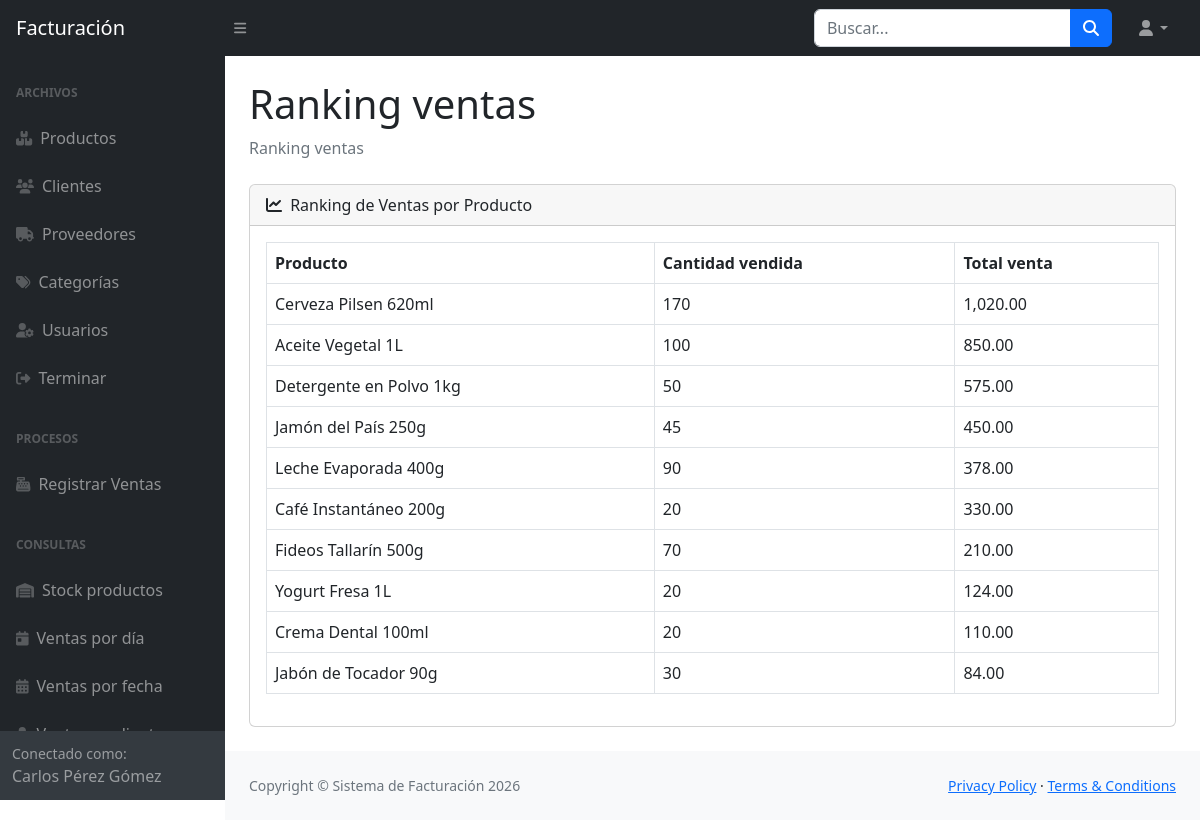
The page /vista/ranking.php (signed in) on the database its author committed.
### tables this page shows
CREATE TABLE `productos` (
  `idproducto` varchar(10) NOT NULL,
  `idproveedor` varchar(3) DEFAULT NULL,
  `nomproducto` varchar(128) DEFAULT NULL,
  `unimed` varchar(15) DEFAULT NULL,
  `stock` int(11) DEFAULT NULL,
  `cosuni` decimal(10,4) DEFAULT NULL,
  `preuni` decimal(10,4) DEFAULT NULL,
  `idcategoria` char(2) DEFAULT NULL,
  `estado` char(1) DEFAULT NULL
);

### vista/common.php (called while the page is built, shortened)
<?php
function safe($text) {
    return htmlspecialchars($text, ENT_QUOTES, 'UTF-8');
}
function fetchRows($mysqli, $sql, $types = '', $params = []) {
    $stmt = $mysqli->prepare($sql);
    $stmt->execute();
    $result = $stmt->get_result();
    $rows = [];
    while ($row = $result->fetch_assoc()) {
        $rows[] = $row;
    }
    return $rows;
}

### vista/ranking.php (the view, shortened to what this page needs)
<?php
require_once 'common.php';
$topRows = fetchRows($mysqli, 'SELECT p.idproducto, p.nomproducto, SUM(d.cant) AS total_cantidad, SUM(d.cant*d.preuni) AS total_venta FROM detallefactura d LEFT JOIN productos p ON d.idproducto = p.idproducto GROUP BY p.idproducto ORDER BY total_venta DESC LIMIT 20');
require 'header.php';
?>
                        <div class="card mb-4">
                            <div class="card-header">
                                <i class="fas fa-chart-line me-1"></i>
                                Ranking de Ventas por Producto
                            </div>
                            <div class="card-body">
                                <div class="table-responsive">
                                    <table class="table table-bordered" id="datatablesSimple">
                                        <thead>
                                            <tr>
                                                <th>Producto</th>
                                                <th>Cantidad vendida</th>
                                                <th>Total venta</th>
                                            </tr>
                                        </thead>
                                        <tbody>
                                            <?php foreach ($topRows as $row): ?>
                                                <tr>
                                                    <td><?php echo safe($row['nomproducto']); ?></td>
                                                    <td><?php echo safe($row['total_cantidad']); ?></td>
                                                    <td><?php echo number_format($row['total_venta'], 2); ?></td>
                                                </tr>
                                            <?php endforeach; ?>
                                        </tbody>
                                    </table>
                                </div>
                            </div>
                        </div>
<?php require 'footer.php'; ?>

### rows shown on the page
productos: nomproducto "Cerveza Pilsen 620ml", total_cantidad "170", total_venta "1,020.00"
productos: nomproducto "Aceite Vegetal 1L", total_cantidad "100", total_venta "850.00"
productos: nomproducto "Detergente en Polvo 1kg", total_cantidad "50", total_venta "575.00"
productos: nomproducto "Jamón del País 250g", total_cantidad "45", total_venta "450.00"
productos: nomproducto "Leche Evaporada 400g", total_cantidad "90", total_venta "378.00"
productos: nomproducto "Café Instantáneo 200g", total_cantidad "20", total_venta "330.00"
productos: nomproducto "Fideos Tallarín 500g", total_cantidad "70", total_venta "210.00"
productos: nomproducto "Yogurt Fresa 1L", total_cantidad "20", total_venta "124.00"
productos: nomproducto "Crema Dental 100ml", total_cantidad "20", total_venta "110.00"
productos: nomproducto "Jabón de Tocador 90g", total_cantidad "30", total_venta "84.00"

### other values the page prints
safe($_SESSION['user']['fullname'] ?? $_SESSION['user']['username']) "Carlos Pérez Gómez"
safe($pageTitle) "Ranking ventas"
